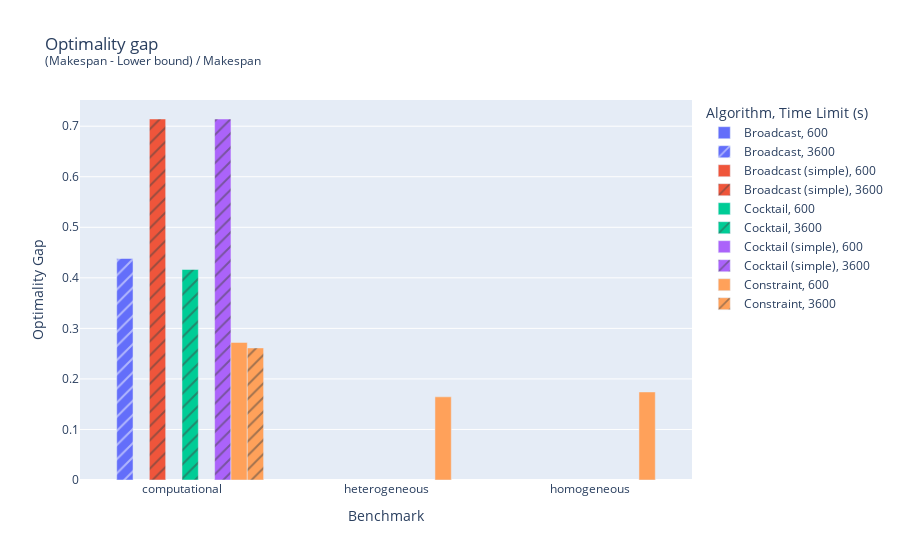
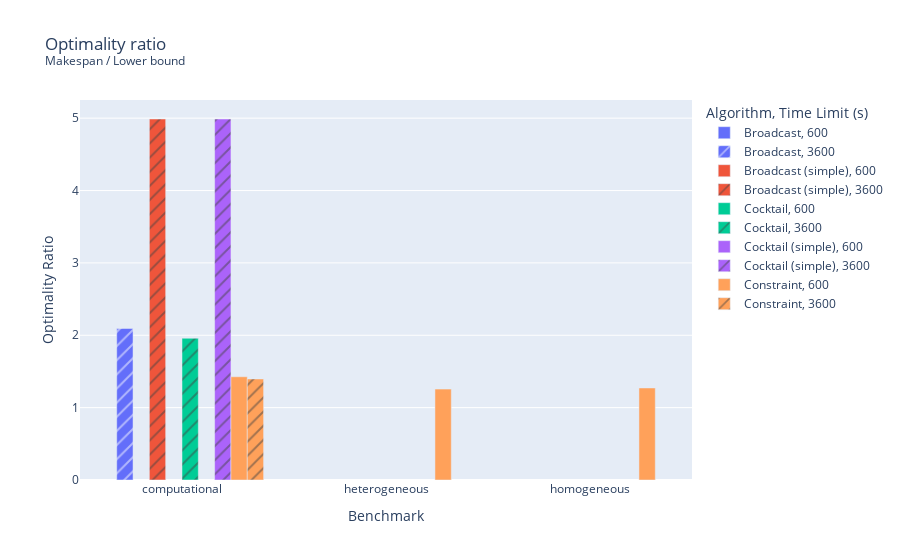

Write notebook code for charts like these, in order.
### Code cell
fig = plot.plot_boxy(
    df_grouped["optimality_gap"].mean(),
    x="group",
    y="optimality_gap",
    color="modular_algorithm",
    pattern_shape="time_limit",
    barmode="group",
    title="Optimality gap<br><sup>(Makespan - Lower bound) / Makespan</sup>"
)
figs["optimality_gap"] = fig
fig.show()

fig = plot.plot_boxy(
    df_grouped["optimality_ratio"].mean(),
    x="group",
    y="optimality_ratio",
    color="modular_algorithm",
    pattern_shape="time_limit",
    barmode="group",
    title="Optimality ratio<br><sup>Makespan / Lower bound</sup>",
)
figs["optimality_ratio"] = fig
fig.show()

### Figure 1 — Plotly figure (JSON) as saved in the notebook; plotly's stock layout.template omitted (floating-point values rounded to 4 significant figures)
{"data": [{"alignmentgroup": "True", "hovertemplate": "Algorithm=Broadcast<br>Time Limit (s)=600<br>Benchmark=%{x}<br>Optimality Gap=%{y}<extra></extra>", "legendgroup": "Broadcast, 600", "marker": {"color": "#636efa", "pattern": {"shape": ""}}, "name": "Broadcast, 600", "offsetgroup": "Broadcast, 600", "orientation": "v", "showlegend": true, "textposition": "auto", "type": "bar", "x": ["computational", "heterogeneous", "homogeneous"], "xaxis": "x", "y": [null, null, null], "yaxis": "y"}, {"alignmentgroup": "True", "hovertemplate": "Algorithm=Broadcast<br>Time Limit (s)=3600<br>Benchmark=%{x}<br>Optimality Gap=%{y}<extra></extra>", "legendgroup": "Broadcast, 3600", "marker": {"color": "#636efa", "pattern": {"shape": "/"}}, "name": "Broadcast, 3600", "offsetgroup": "Broadcast, 3600", "orientation": "v", "showlegend": true, "textposition": "auto", "type": "bar", "x": ["computational"], "xaxis": "x", "y": [0.4382], "yaxis": "y"}, {"alignmentgroup": "True", "hovertemplate": "Algorithm=Broadcast (simple)<br>Time Limit (s)=600<br>Benchmark=%{x}<br>Optimality Gap=%{y}<extra></extra>", "legendgroup": "Broadcast (simple), 600", "marker": {"color": "#EF553B", "pattern": {"shape": ""}}, "name": "Broadcast (simple), 600", "offsetgroup": "Broadcast (simple), 600", "orientation": "v", "showlegend": true, "textposition": "auto", "type": "bar", "x": ["computational", "heterogeneous", "homogeneous"], "xaxis": "x", "y": [null, null, null], "yaxis": "y"}, {"alignmentgroup": "True", "hovertemplate": "Algorithm=Broadcast (simple)<br>Time Limit (s)=3600<br>Benchmark=%{x}<br>Optimality Gap=%{y}<extra></extra>", "legendgroup": "Broadcast (simple), 3600", "marker": {"color": "#EF553B", "pattern": {"shape": "/"}}, "name": "Broadcast (simple), 3600", "offsetgroup": "Broadcast (simple), 3600", "orientation": "v", "showlegend": true, "textposition": "auto", "type": "bar", "x": ["computational"], "xaxis": "x", "y": [0.7142], "yaxis": "y"}, {"alignmentgroup": "True", "hovertemplate": "Algorithm=Cocktail<br>Time Limit (s)=600<br>Benchmark=%{x}<br>Optimality Gap=%{y}<extra></extra>", "legendgroup": "Cocktail, 600", "marker": {"color": "#00cc96", "pattern": {"shape": ""}}, "name": "Cocktail, 600", "offsetgroup": "Cocktail, 600", "orientation": "v", "showlegend": true, "textposition": "auto", "type": "bar", "x": ["computational", "heterogeneous", "homogeneous"], "xaxis": "x", "y": [null, null, null], "yaxis": "y"}, {"alignmentgroup": "True", "hovertemplate": "Algorithm=Cocktail<br>Time Limit (s)=3600<br>Benchmark=%{x}<br>Optimality Gap=%{y}<extra></extra>", "legendgroup": "Cocktail, 3600", "marker": {"color": "#00cc96", "pattern": {"shape": "/"}}, "name": "Cocktail, 3600", "offsetgroup": "Cocktail, 3600", "orientation": "v", "showlegend": true, "textposition": "auto", "type": "bar", "x": ["computational"], "xaxis": "x", "y": [0.4166], "yaxis": "y"}, {"alignmentgroup": "True", "hovertemplate": "Algorithm=Cocktail (simple)<br>Time Limit (s)=600<br>Benchmark=%{x}<br>Optimality Gap=%{y}<extra></extra>", "legendgroup": "Cocktail (simple), 600", "marker": {"color": "#ab63fa", "pattern": {"shape": ""}}, "name": "Cocktail (simple), 600", "offsetgroup": "Cocktail (simple), 600", "orientation": "v", "showlegend": true, "textposition": "auto", "type": "bar", "x": ["computational", "heterogeneous", "homogeneous"], "xaxis": "x", "y": [null, null, null], "yaxis": "y"}, {"alignmentgroup": "True", "hovertemplate": "Algorithm=Cocktail (simple)<br>Time Limit (s)=3600<br>Benchmark=%{x}<br>Optimality Gap=%{y}<extra></extra>", "legendgroup": "Cocktail (simple), 3600", "marker": {"color": "#ab63fa", "pattern": {"shape": "/"}}, "name": "Cocktail (simple), 3600", "offsetgroup": "Cocktail (simple), 3600", "orientation": "v", "showlegend": true, "textposition": "auto", "type": "bar", "x": ["computational"], "xaxis": "x", "y": [0.7142], "yaxis": "y"}, {"alignmentgroup": "True", "hovertemplate": "Algorithm=Constraint<br>Time Limit (s)=600<br>Benchmark=%{x}<br>Optimality Gap=%{y}<extra></extra>", "legendgroup": "Constraint, 600", "marker": {"color": "#FFA15A", "pattern": {"shape": ""}}, "name": "Constraint, 600", "offsetgroup": "Constraint, 600", "orientation": "v", "showlegend": true, "textposition": "auto", "type": "bar", "x": ["computational", "heterogeneous", "homogeneous"], "xaxis": "x", "y": [0.2722, 0.1645, 0.1742], "yaxis": "y"}, {"alignmentgroup": "True", "hovertemplate": "Algorithm=Constraint<br>Time Limit (s)=3600<br>Benchmark=%{x}<br>Optimality Gap=%{y}<extra></extra>", "legendgroup": "Constraint, 3600", "marker": {"color": "#FFA15A", "pattern": {"shape": "/"}}, "name": "Constraint, 3600", "offsetgroup": "Constraint, 3600", "orientation": "v", "showlegend": true, "textposition": "auto", "type": "bar", "x": ["computational"], "xaxis": "x", "y": [0.2613], "yaxis": "y"}], "layout": {"barmode": "group", "legend": {"title": {"text": "Algorithm, Time Limit (s)"}, "tracegroupgap": 0}, "title": {"text": "Optimality gap<br><sup>(Makespan - Lower bound) / Makespan</sup>"}, "xaxis": {"anchor": "y", "domain": [0, 1], "title": {"text": "Benchmark"}}, "yaxis": {"anchor": "x", "domain": [0, 1], "title": {"text": "Optimality Gap"}}}}

### Figure 2 — Plotly figure (JSON) as saved in the notebook; plotly's stock layout.template omitted (floating-point values rounded to 4 significant figures)
{"data": [{"alignmentgroup": "True", "hovertemplate": "Algorithm=Broadcast<br>Time Limit (s)=600<br>Benchmark=%{x}<br>Optimality Ratio=%{y}<extra></extra>", "legendgroup": "Broadcast, 600", "marker": {"color": "#636efa", "pattern": {"shape": ""}}, "name": "Broadcast, 600", "offsetgroup": "Broadcast, 600", "orientation": "v", "showlegend": true, "textposition": "auto", "type": "bar", "x": ["computational", "heterogeneous", "homogeneous"], "xaxis": "x", "y": [null, null, null], "yaxis": "y"}, {"alignmentgroup": "True", "hovertemplate": "Algorithm=Broadcast<br>Time Limit (s)=3600<br>Benchmark=%{x}<br>Optimality Ratio=%{y}<extra></extra>", "legendgroup": "Broadcast, 3600", "marker": {"color": "#636efa", "pattern": {"shape": "/"}}, "name": "Broadcast, 3600", "offsetgroup": "Broadcast, 3600", "orientation": "v", "showlegend": true, "textposition": "auto", "type": "bar", "x": ["computational"], "xaxis": "x", "y": [2.094], "yaxis": "y"}, {"alignmentgroup": "True", "hovertemplate": "Algorithm=Broadcast (simple)<br>Time Limit (s)=600<br>Benchmark=%{x}<br>Optimality Ratio=%{y}<extra></extra>", "legendgroup": "Broadcast (simple), 600", "marker": {"color": "#EF553B", "pattern": {"shape": ""}}, "name": "Broadcast (simple), 600", "offsetgroup": "Broadcast (simple), 600", "orientation": "v", "showlegend": true, "textposition": "auto", "type": "bar", "x": ["computational", "heterogeneous", "homogeneous"], "xaxis": "x", "y": [null, null, null], "yaxis": "y"}, {"alignmentgroup": "True", "hovertemplate": "Algorithm=Broadcast (simple)<br>Time Limit (s)=3600<br>Benchmark=%{x}<br>Optimality Ratio=%{y}<extra></extra>", "legendgroup": "Broadcast (simple), 3600", "marker": {"color": "#EF553B", "pattern": {"shape": "/"}}, "name": "Broadcast (simple), 3600", "offsetgroup": "Broadcast (simple), 3600", "orientation": "v", "showlegend": true, "textposition": "auto", "type": "bar", "x": ["computational"], "xaxis": "x", "y": [4.989], "yaxis": "y"}, {"alignmentgroup": "True", "hovertemplate": "Algorithm=Cocktail<br>Time Limit (s)=600<br>Benchmark=%{x}<br>Optimality Ratio=%{y}<extra></extra>", "legendgroup": "Cocktail, 600", "marker": {"color": "#00cc96", "pattern": {"shape": ""}}, "name": "Cocktail, 600", "offsetgroup": "Cocktail, 600", "orientation": "v", "showlegend": true, "textposition": "auto", "type": "bar", "x": ["computational", "heterogeneous", "homogeneous"], "xaxis": "x", "y": [null, null, null], "yaxis": "y"}, {"alignmentgroup": "True", "hovertemplate": "Algorithm=Cocktail<br>Time Limit (s)=3600<br>Benchmark=%{x}<br>Optimality Ratio=%{y}<extra></extra>", "legendgroup": "Cocktail, 3600", "marker": {"color": "#00cc96", "pattern": {"shape": "/"}}, "name": "Cocktail, 3600", "offsetgroup": "Cocktail, 3600", "orientation": "v", "showlegend": true, "textposition": "auto", "type": "bar", "x": ["computational"], "xaxis": "x", "y": [1.959], "yaxis": "y"}, {"alignmentgroup": "True", "hovertemplate": "Algorithm=Cocktail (simple)<br>Time Limit (s)=600<br>Benchmark=%{x}<br>Optimality Ratio=%{y}<extra></extra>", "legendgroup": "Cocktail (simple), 600", "marker": {"color": "#ab63fa", "pattern": {"shape": ""}}, "name": "Cocktail (simple), 600", "offsetgroup": "Cocktail (simple), 600", "orientation": "v", "showlegend": true, "textposition": "auto", "type": "bar", "x": ["computational", "heterogeneous", "homogeneous"], "xaxis": "x", "y": [null, null, null], "yaxis": "y"}, {"alignmentgroup": "True", "hovertemplate": "Algorithm=Cocktail (simple)<br>Time Limit (s)=3600<br>Benchmark=%{x}<br>Optimality Ratio=%{y}<extra></extra>", "legendgroup": "Cocktail (simple), 3600", "marker": {"color": "#ab63fa", "pattern": {"shape": "/"}}, "name": "Cocktail (simple), 3600", "offsetgroup": "Cocktail (simple), 3600", "orientation": "v", "showlegend": true, "textposition": "auto", "type": "bar", "x": ["computational"], "xaxis": "x", "y": [4.989], "yaxis": "y"}, {"alignmentgroup": "True", "hovertemplate": "Algorithm=Constraint<br>Time Limit (s)=600<br>Benchmark=%{x}<br>Optimality Ratio=%{y}<extra></extra>", "legendgroup": "Constraint, 600", "marker": {"color": "#FFA15A", "pattern": {"shape": ""}}, "name": "Constraint, 600", "offsetgroup": "Constraint, 600", "orientation": "v", "showlegend": true, "textposition": "auto", "type": "bar", "x": ["computational", "heterogeneous", "homogeneous"], "xaxis": "x", "y": [1.426, 1.256, 1.272], "yaxis": "y"}, {"alignmentgroup": "True", "hovertemplate": "Algorithm=Constraint<br>Time Limit (s)=3600<br>Benchmark=%{x}<br>Optimality Ratio=%{y}<extra></extra>", "legendgroup": "Constraint, 3600", "marker": {"color": "#FFA15A", "pattern": {"shape": "/"}}, "name": "Constraint, 3600", "offsetgroup": "Constraint, 3600", "orientation": "v", "showlegend": true, "textposition": "auto", "type": "bar", "x": ["computational"], "xaxis": "x", "y": [1.396], "yaxis": "y"}], "layout": {"barmode": "group", "legend": {"title": {"text": "Algorithm, Time Limit (s)"}, "tracegroupgap": 0}, "title": {"text": "Optimality ratio<br><sup>Makespan / Lower bound</sup>"}, "xaxis": {"anchor": "y", "domain": [0, 1], "title": {"text": "Benchmark"}}, "yaxis": {"anchor": "x", "domain": [0, 1], "title": {"text": "Optimality Ratio"}}}}
